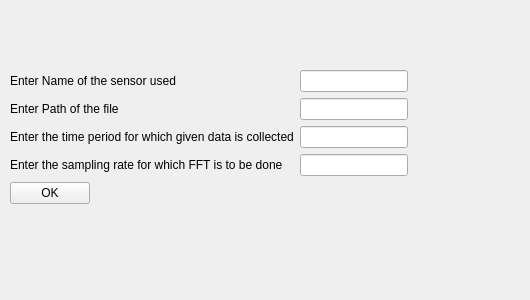
<?xml version="1.0" encoding="UTF-8"?>
<ui version="4.0">
 <class>InputTime_FFT</class>
 <widget class="QWidget" name="InputTime_FFT">
  <property name="geometry">
   <rect>
    <x>0</x>
    <y>0</y>
    <width>530</width>
    <height>300</height>
   </rect>
  </property>
  <property name="windowTitle">
   <string>Form</string>
  </property>
  <widget class="QWidget" name="">
   <property name="geometry">
    <rect>
     <x>10</x>
     <y>70</y>
     <width>455</width>
     <height>173</height>
    </rect>
   </property>
   <layout class="QFormLayout" name="formLayout">
    <item row="0" column="0">
     <layout class="QGridLayout" name="gridLayout">
      <item row="0" column="0">
       <widget class="QLabel" name="label">
        <property name="text">
         <string>Enter Name of the sensor used</string>
        </property>
       </widget>
      </item>
      <item row="1" column="0">
       <widget class="QLabel" name="label_2">
        <property name="text">
         <string>Enter Path of the file</string>
        </property>
       </widget>
      </item>
      <item row="2" column="0" colspan="2">
       <widget class="QLabel" name="label_3">
        <property name="text">
         <string>Enter the time period for which given data is collected</string>
        </property>
       </widget>
      </item>
      <item row="2" column="2">
       <widget class="QLineEdit" name="lineEdit_3"/>
      </item>
      <item row="3" column="0" colspan="2">
       <widget class="QLabel" name="label_4">
        <property name="text">
         <string>Enter the sampling rate for which FFT is to be done</string>
        </property>
       </widget>
      </item>
      <item row="3" column="2">
       <widget class="QLineEdit" name="lineEdit_4"/>
      </item>
      <item row="0" column="2">
       <widget class="QLineEdit" name="lineEdit"/>
      </item>
      <item row="1" column="2">
       <widget class="QLineEdit" name="lineEdit_2"/>
      </item>
     </layout>
    </item>
    <item row="1" column="0">
     <widget class="QPushButton" name="pushButton">
      <property name="text">
       <string>OK</string>
      </property>
     </widget>
    </item>
   </layout>
  </widget>
 </widget>
 <resources/>
 <connections/>
</ui>
